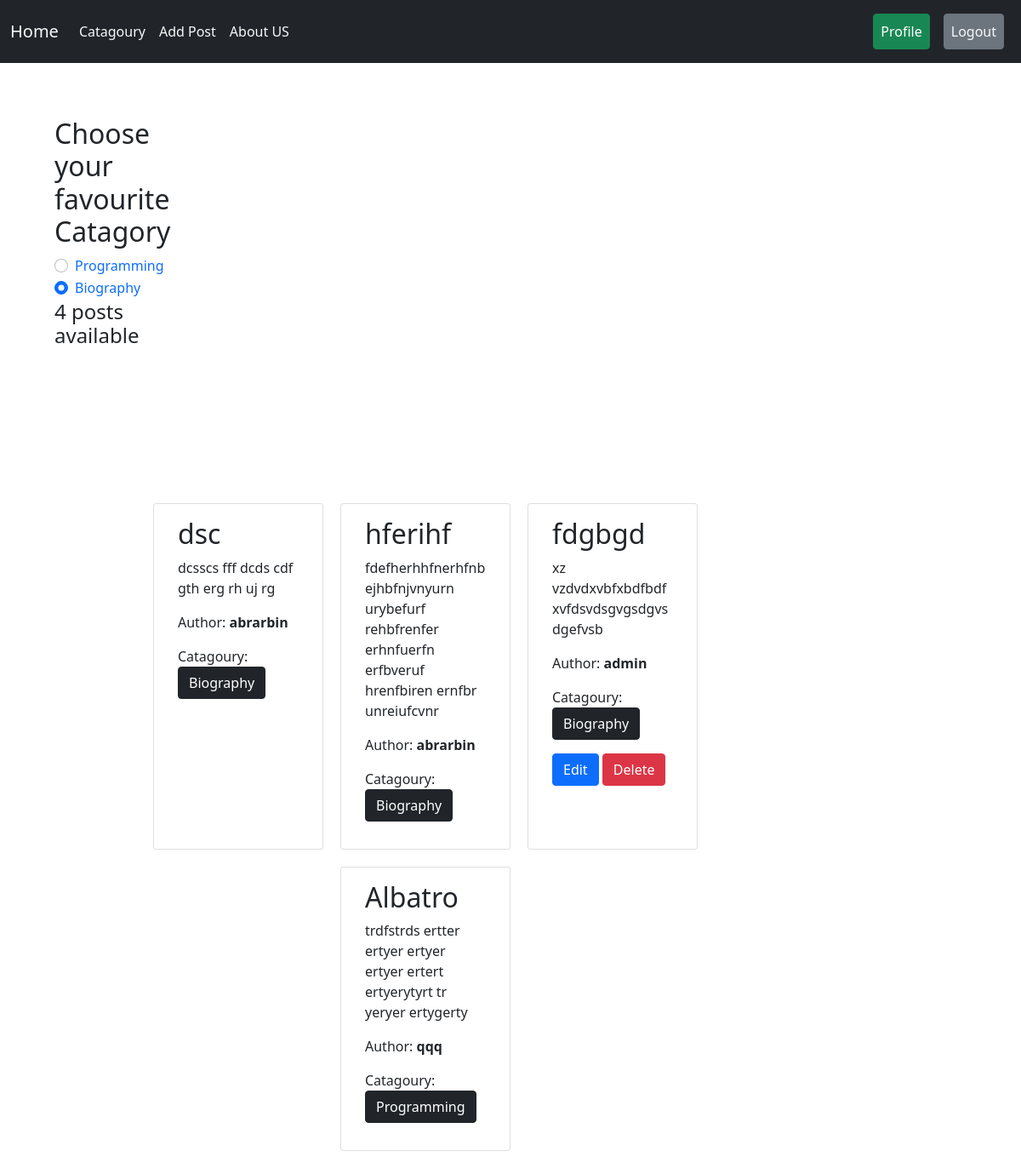
Page /author/home/ (signed in) on the committed database.
### catagory/models.py (models this page shows)
class Catagory(models.Model):
    name=models.CharField(max_length=30)
    slug=models.SlugField(max_length=100,unique=True,null=True,blank=True)
    def __str__(self):
        return self.name

### post/models.py (models this page shows)
class Post(models.Model):
    name=models.CharField(max_length=200)
    catagory=models.ManyToManyField(Catagory)
    content=models.TextField()
    author=models.ForeignKey(User,on_delete=models.CASCADE)
    time=models.DateTimeField()
    def __str__(self):
        return self.name

### author/views.py (the view)
# urls.py: path('home/',views.home,name='home'),
@login_required
def home(request,category_slug=None):
  if category_slug is not None:
    cmod=Catagory.objects.get(slug=category_slug)
    data=Post.objects.filter( catagory =cmod)
    mod=Catagory.objects.all()
  else:
    mod=Catagory.objects.all()
    data=Post.objects.all()
    print(data)
    print(mod)
  return render (request,'home.html',{'data':data,'mod':mod})

### author/templates/home.html
{% extends "base.html" %}
{% block content %}
<div class='d-flex flex-wrap'>
<div class='col-2 justify-content-center  p-3 m-5'>
  <h2>Choose your favourite Catagory</h2>
  {% if mod %}
  {% for i in mod %}
  <div class="form-check">
    <input class="form-check-input" type="radio" checked="check"  name="Catagory" id={{i.id}} >
    <label class="form-check-label" for= {{i.id}} >
      <a style="text-decoration:None" href="{% url 'catagory_wise_post' i.slug %}"> {{i.name}}</a>
    </label>
  </div>
  {% endfor %}
  {% endif %}
  <h4 class="ml-0">{{data|length}} posts available</h4>
</div>
<div style='margin:100px;' class='col-8 d-flex flex-wrap  justify-content-center'>
    {% if data %}
    {% for i in data %}
    <div style=' display: flex; flex-wrap: wrap; margin:10px;' class="row d-flex flex-wrap justify-content-center col-lg-3 col-md-4 col-sm-6 ">
      <div class="card">
        <div class="card-body">
          <h2 class="card-title">{{i.name}}</h2>
          <p class="card-text">{{i.content}}</p>
          <p class="card-text">Author: <b>{{i.author}}</b></p>
          <p>
            Catagoury:
            {% for j in i.catagory.all %}
            <a href="#" class="btn btn-dark">{{j}}</a>
            {% endfor %}
          </p>
         {% if i.author == request.user %}
          <a href="{% url 'edit' i.id %}" class="btn btn-primary">Edit</a>
          <a href="{% url 'delete' i.id %}" class="btn btn-danger">Delete</a>
          {% endif %}
        </div>
      </div>
    </div>
    {% endfor %}
    {%else%}
    <div style=' margin:10px;' class="row  justify-content-center col-lg-3 col-md-4 col-sm-6 ">
      <h3>There is no posts available </h3>
    </div>
    {% endif %}
  </div>
</div>
{% endblock content %}

### templates/base.html (shortened to what this page needs)
<!doctype html>
<html lang="en">
  <head>
    <link href="https://cdn.jsdelivr.net/npm/bootstrap@5.0.2/dist/css/bootstrap.min.css" rel="stylesheet">
    <nav class="navbar navbar-expand-lg navbar-light bg-dark">
      <div class="container-fluid">
        {% if request.user.is_authenticated %}
        <a class="navbar-brand text-light" href="{% url 'home' %}">Home</a>
        <div class="collapse navbar-collapse" id="navbarSupportedContent">
          <ul class="navbar-nav me-auto mb-2 mb-lg-0">
            <li class="nav-item">
              <a class="nav-link text-light" href="{% url 'add_catagory' %}">Catagoury</a>
            </li>
            <li class="nav-item">
              <a class="nav-link text-light" href="{% url 'add_post' %}">Add Post</a>
            </li>
        {% endif %}
            <li class="nav-item">
              <a class="nav-link text-light" href="#" tabindex="-1" aria-disabled="true">About US</a>
            </li>
          </ul>
          <form class="d-flex">
            {% if not  request.user.is_authenticated %}
            <a class="btn btn-primary p-2 m-2  " href="{% url 'add_author' %}">Sign In</a>
            <a class="btn btn-warning p-2 m-2 " href="{% url 'login' %}">Log In</a>
            {% else %}
            <a class="btn btn-success p-2 m-2  " href="{% url 'profile' %}">Profile</a>
            <a class="btn btn-secondary text-light p-2 m-2 " href="{% url 'logout' %}">Logout</a>
            {% endif %}
          </form>
        </div>
      </div>
    </nav>
  </head>
  {% block content%}{% endblock %}
  </body>
</html>

### rows in the picture
Catagory: name "Programming"
Catagory: name "Biography"
Post: name "dsc", content "dcsscs fff dcds cdf gth erg rh uj rg", author "abrarbin"
Post: name "hferihf", content "fdefherhhfnerhfnbejhbfnjvnyurn urybefurf rehbfrenfer erhnfuerfn erfbveruf hrenfbiren ernfbr unreiufcvnr", author "abrarbin"
Post: name "fdgbgd", content "xz vzdvdxvbfxbdfbdf xvfdsvdsgvgsdgvsdgefvsb", author "admin", shows "Edit"
Post: name "Albatro", content "trdfstrds ertter ertyer ertyer ertyer ertert ertyerytyrt tr yeryer ertygerty", author "qqq"

### other values in the picture
{{ data|length }} "4"
